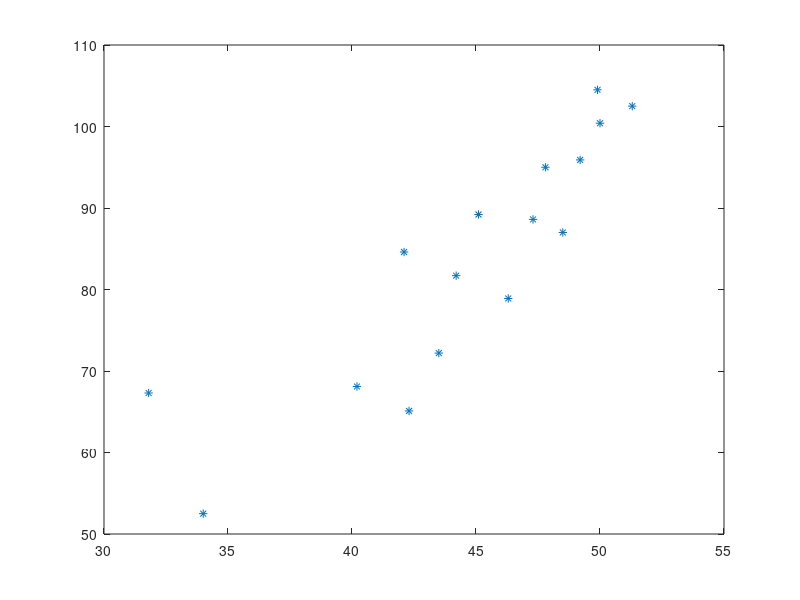

The MATLAB script that drew this image: (Note: this script raises an error after producing the figure.)
% Dr. Hui Yang
% prepared for  ESI 6247 Statistical Design Models
% Deaprtment of Industrial and Management Systems Engineering
% University of South Florida
% Email: huiyang@usf.edu

clear all
close all
clc

BC = importdata('BreastCancerMortality.dat');
data = [BC.data(1:2,:), BC.data(3:4,:)]';
M = data(:,1);
T = data(:,2);

%% linear regression plot - with outlier (T=31.8, M=67.3)
figure('color','w')
plot(T,M,'*');
lsline
mu = mean(M);
hline = refline([0 mu]);
set(hline,'Color','r')
xlabel('Temperature');
ylabel('Mortality Index');

%% linear regression coefficients
stats = regstats(M,T);

t = stats.tstat;
CoeffTable = dataset({t.beta,'Coef'},{t.se,'StdErr'}, ...
                     {t.t,'tStat'},{t.pval,'pVal'})
fprintf('%6s','R Square and Adj R square');
fprintf('%10.4f',stats.rsquare*100, stats.adjrsquare*100);
fprintf('\n')
              
                 
%% linear regression anova table                 
f = stats.fstat;
fprintf('\n')
fprintf('Regression ANOVA');
fprintf('\n\n')

fprintf('%6s','Source');
fprintf('%10s','df','SS','MS','F','P');
fprintf('\n')

fprintf('%6s','Regr');
fprintf('%10.4f',f.dfr,f.ssr,f.ssr/f.dfr,f.f,f.pval);
fprintf('\n')

fprintf('%6s','Resid');
fprintf('%10.4f',f.dfe,f.sse,f.sse/f.dfe);
fprintf('\n')

fprintf('%6s','Total');
fprintf('%10.4f',f.dfe+f.dfr,f.sse+f.ssr);
fprintf('\n')


%% outlier detection
figure('color','w')
plot(stats.standres,'ro-');
ylabel('standardized residual (R)');
xlabel('index');
title('outlier detection from standardized residual (R)');

figure('color','w')
plot(stats.leverage,'ro-');
ylabel('leverage (X)');
xlabel('index');
title('outlier detection from leverage (X)');

[M, T]

%% %%%%%%%%%%%%%%%%%%%%%%%%%%%%%%%%%%%%%%%%%%%%%%%%%%%%%%%%%%%
M = [data(1:14,1); data(16,1)];
T = [data(1:14,2); data(16,2)];

%% linear regression plot - without outlier (T=31.8, M=67.3)
figure('color','w')
plot(T,M,'*');
lsline
mu = mean(M);
hline = refline([0 mu]);
set(hline,'Color','r')
xlabel('Temperature');
ylabel('Mortality Index');

%% linear regression coefficients
stats = regstats(M,T);

t = stats.tstat;
CoeffTable = dataset({t.beta,'Coef'},{t.se,'StdErr'}, ...
                     {t.t,'tStat'},{t.pval,'pVal'})
fprintf('%6s','R Square and Adj R square');
fprintf('%10.4f',stats.rsquare*100, stats.adjrsquare*100);
fprintf('\n')
              
                 
%% linear regression anova table                 
f = stats.fstat;
fprintf('\n')
fprintf('Regression ANOVA');
fprintf('\n\n')

fprintf('%6s','Source');
fprintf('%10s','df','SS','MS','F','P');
fprintf('\n')

fprintf('%6s','Regr');
fprintf('%10.4f',f.dfr,f.ssr,f.ssr/f.dfr,f.f,f.pval);
fprintf('\n')

fprintf('%6s','Resid');
fprintf('%10.4f',f.dfe,f.sse,f.sse/f.dfe);
fprintf('\n')

fprintf('%6s','Total');
fprintf('%10.4f',f.dfe+f.dfr,f.sse+f.ssr);
fprintf('\n')


%% Residual Plots After Outlier Removal
figure('color','w')
plot(stats.yhat,stats.r,'o');
hline = refline([0 0]);
set(hline,'Color','r')
xlabel('Fitted values');
ylabel('Residuals');

figure('color','w')
plot(T,stats.r,'o');
hline = refline([0 0]);
set(hline,'Color','r')
xlabel('Temperature');
ylabel('Residuals');
